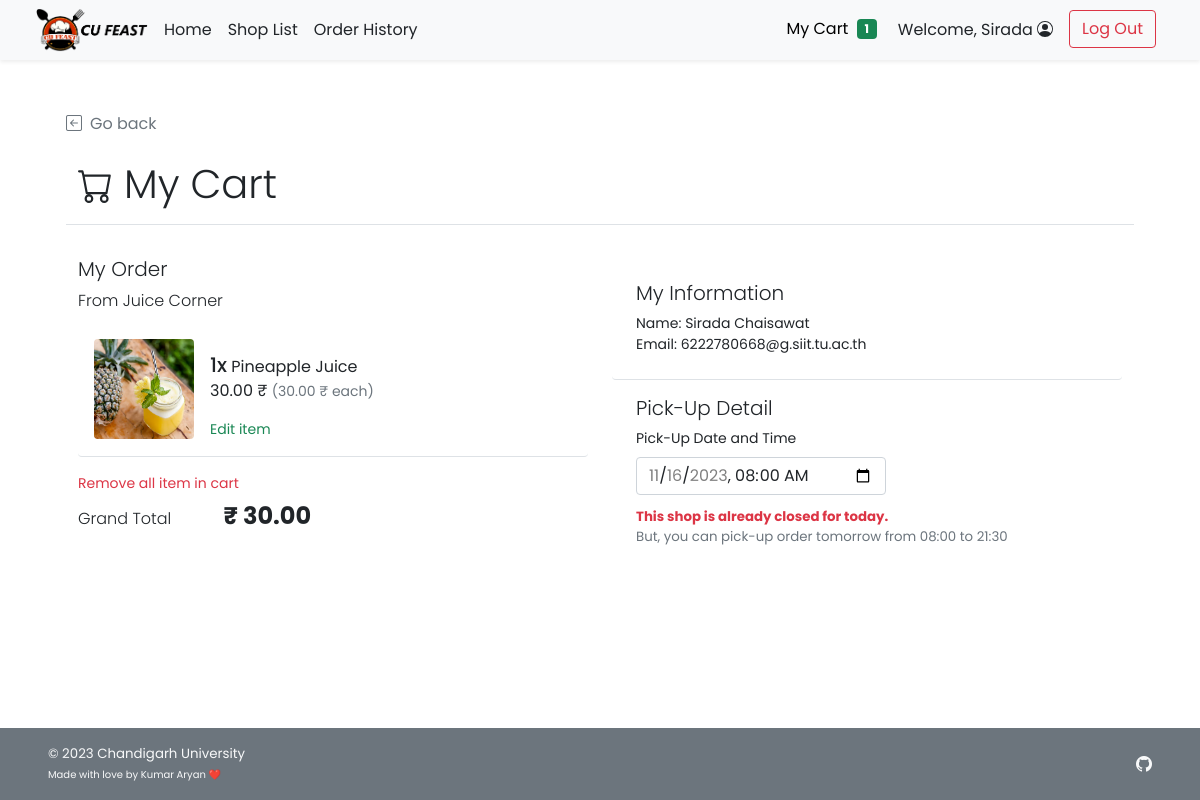
The app's page /cust_cart.php (signed in) with its own data.
### tables this page shows
CREATE TABLE `shop` (
  `s_id` int(11) NOT NULL,
  `s_username` varchar(45) NOT NULL,
  `s_pwd` varchar(45) NOT NULL,
  `s_name` varchar(100) NOT NULL,
  `s_location` varchar(100) NOT NULL,
  `s_openhour` time NOT NULL,
  `s_closehour` time NOT NULL,
  `s_status` tinyint(4) NOT NULL DEFAULT 1 COMMENT 'Shop ready for taking an order or not (True for open, False for close)',
  `s_preorderStatus` tinyint(4) NOT NULL DEFAULT 1 COMMENT 'Shop is ready for tomorrow pre-order or not',
  `s_email` varchar(100) NOT NULL,
  `s_phoneno` varchar(45) NOT NULL,
  `s_pic` text DEFAULT NULL
);

CREATE TABLE `cart` (
  `ct_id` int(11) NOT NULL,
  `c_id` int(11) NOT NULL,
  `s_id` int(11) NOT NULL,
  `f_id` int(11) NOT NULL,
  `ct_amount` int(11) NOT NULL,
  `ct_note` text NOT NULL
);

CREATE TABLE `food` (
  `f_id` int(11) NOT NULL,
  `s_id` int(11) NOT NULL,
  `f_name` varchar(100) NOT NULL,
  `f_price` decimal(6,2) NOT NULL,
  `f_todayavail` tinyint(4) NOT NULL DEFAULT 1 COMMENT 'Food is available to order or not',
  `f_preorderavail` tinyint(4) NOT NULL DEFAULT 1,
  `f_pic` text DEFAULT NULL
);

CREATE TABLE `customer` (
  `c_id` int(11) NOT NULL,
  `c_username` varchar(45) NOT NULL,
  `c_pwd` varchar(45) NOT NULL,
  `c_firstname` varchar(45) NOT NULL,
  `c_lastname` varchar(45) NOT NULL,
  `c_email` varchar(100) NOT NULL,
  `c_gender` varchar(1) NOT NULL COMMENT 'M for Male, F for Female',
  `c_type` varchar(3) NOT NULL COMMENT 'Type of customer in this canteen (STD for student, INS for instructor, STF for staff, GUE for guest, ADM for admin, OTH for other)'
);

### cust_cart.php (the view, shortened to what this page needs)
<!DOCTYPE html>
<html lang="en">
<head>
    <?php
    include("conn_db.php");
    include('head.php');
    $no_order = false;
    ?>
    <link href="css/main.css" rel="stylesheet">
    <link href="css/menu.css" rel="stylesheet">
</head>
<body class="d-flex flex-column h-100">
    <?php include('nav_header.php')?>
    <div class="container px-5 py-4" id="cart-body">
        <div class="row my-4">
            <a class="nav nav-item text-decoration-none text-muted mb-2" href="#" onclick="history.back();">
                <i class="bi bi-arrow-left-square me-2"></i>Go back
            </a>
            <h2 class="py-3 display-6 border-bottom">
                 My Cart
            </h2>
        </div>
        <?php
            $ct_query = "SELECT * FROM cart WHERE c_id = {$_SESSION['cid']}";
            $cart_numrow = $mysqli -> query($ct_query) -> num_rows;
            if($cart_numrow > 0){
        ?>
        <div class="row row-cols-1 row-cols-md-2 mb-5">
            <div class="col">
                <div class="row row-cols-1">
                    <div class="col">
                        <h5 class="fw-light">My Order</h5>
                        <p class="fw-light">From
                            <?php
                                $cart_query = "SELECT s_id,s_name,s_openhour,s_closehour,s_status,s_preorderstatus FROM shop s WHERE s_id = (SELECT s_id FROM cart WHERE c_id = {$_SESSION['cid']} LIMIT 0,1)";
                                $cart_result = $mysqli -> query($cart_query) -> fetch_array();
                                echo $cart_result["s_name"];
                                $shop_open = $cart_result["s_openhour"];
                                $shop_close = $cart_result["s_closehour"];
                                if($cart_result["s_status"]==0 && $cart_result["s_preorderstatus"]==0){
                                    $disable_shop = true;
                                }else{
                                    $disable_shop = false;
                                    if($cart_result["s_status"]==0){
                                        $disable_today = true;
                                    }else{
                                        $disable_today = false;
                                    }
                                    if($cart_result["s_preorderstatus"]==0){
                                        $disable_preorder = true;
                                    }else{
                                        $disable_preorder = false;
                                    }
                                }
                            ?>
                        </p>
                    </div>
                    <?php
                        $now_time = date("H:i");
                        $now_date = date("Y-m-d");
                        $tomorrow_date = (new Datetime($now_date)) -> add(new DateInterval("P1D")) -> format('Y-m-d');
                        $shop_open_arr = explode(":",$shop_open);
                        $shop_open = $shop_open_arr[0].":".$shop_open_arr[1];
                        $shop_close_arr = explode(":",$shop_close);
                        $shop_close = $shop_close_arr[0].":".$shop_close_arr[1];
                        if($now_time >= $shop_open && $now_time < $shop_close){
                            $shop_opening = true;
                        }else{
                            $shop_opening = false;
                        }
                        if($no_order){
                            $min_date = $now_date; $max_date = $now_date;
                            $min_time = $now_time; $min_time = $now_time;
                        }else{
                            if($disable_preorder){
                                $min_date = $now_date; $max_date = $now_date;
                                $min_time = $now_time; $max_time = $shop_close;
                            }else if($disable_today){
                                $min_date = $tomorrow_date; $max_date = $tomorrow_date;
                                $min_time = $shop_open; $max_time = $shop_close;
                            }else{
                                $max_date = $tomorrow_date;
                                $max_time = $shop_close;
                                if($now_time<$shop_open){
                                    $min_date = $now_date;
                                    $min_time = $shop_open;
                                }else if($now_time>$shop_close){
                                    $min_date = $tomorrow_date;
                                    $min_time = $shop_open;
                                }else{
                                    $min_date = $now_date;
                                    $min_time = $now_time;
                                }
                            }
                        }
                        $min_datetime = $min_date."T".$min_time;
                        $max_datetime = $max_date."T".$max_time;
                    ?>
                    <div class="col">
                        <ul class="list-group">
                            <?php
                                $cartdetail_query = "SELECT ct.ct_amount,ct.f_id,f_pic,f.f_name,f.f_price,ct.ct_note,f_todayavail,f_preorderavail
                                FROM cart ct INNER JOIN food f ON ct.f_id = f.f_id WHERE ct.c_id = {$_SESSION['cid']}";
                                $cartdetail_result = $mysqli -> query($cartdetail_query);
                                while($row = $cartdetail_result -> fetch_array()){
                            ?>
                            <li
                                class="list-group-item d-flex border-0 pb-3 border-bottom w-100 justify-content-between align-items-center">
                                <div class="image-parent">
                                    <img <?php
                                        if(is_null($row["f_pic"])){echo "src='img/default.png'";}
                                        else{echo "src=\"img/{$row['f_pic']}\"";}
                                    ?> class="img-fluid rounded" style="width: 100px; height:100px; object-fit:cover;"
                                        alt="quixote">
                                </div>
                                <div class="ms-3 mt-3 me-auto">
                                    <div class="fw-normal"><span class="h5"><?php echo $row["ct_amount"]?>x</span>
                                        <?php echo $row["f_name"]?>
                                        <p><?php printf("%.2f ₹ <small class='text-muted'>(%.2f ₹ each)</small>",$row["f_price"]*$row["ct_amount"],$row["f_price"])?><br />
                                                <?php
                                                    $rmv_link = false;
                                                        ?>
                                        </p>
                                        <?php if($rmv_link){?>
                                        <a href="remove_cart_item.php?rmv=1&s_id=<?php echo $cart_result["s_id"];?>&f_id=<?php echo $row["f_id"];?>"
                                            class="text-decoration-none text-danger nav nav-item small">Remove item</a>
                                        <?php }else {?>
                                        <a href="cust_update_cart.php?s_id=<?php echo $cart_result["s_id"];?>&f_id=<?php echo $row["f_id"];?>"
                                            class="text-decoration-none text-success nav nav-item small">Edit item</a>
                                        <?php } ?>
                                    </div>
                            </li>
                            <?php } ?>
                        </ul>
                        <div class="col my-3">
                            <ul class="list-inline justify-content-between">
                                <li class="list-item mb-2">
                                    <a href="remove_cart_all.php?rmv=1&s_id=<?php echo $cart_result["s_id"];?>"
                                        class="nav nav-item text-danger text-decoration-none small" name="rmv_all" id="rmv_all">
                                        Remove all item in cart
                                    </a>
                                </li>
                                <li class="list-inline-item fw-light me-5">Grand Total</li>
                                <li class="list-inline-item fw-bold h4">
                                    <?php
                                        $gt_query = "SELECT SUM(ct.ct_amount*f.f_price) AS grandtotal FROM cart ct INNER JOIN food f
                                        ON ct.f_id = f.f_id WHERE ct.c_id = {$_SESSION['cid']} GROUP BY ct.c_id";
                                        $gt_arr = $mysqli -> query($gt_query) -> fetch_array();
                                        $order_cost = $gt_arr["grandtotal"];
                                        printf("₹ %.2f ",$order_cost);
                                    ?>
                                </li>
                            </ul>
                        </div>
                    </div>
                </div>
            </div>
            <div class="col mt-3 mt-md-0">
                <div class="row row-cols-1">
                    <div class="col mb-3">
                        <div class="card p-2 p-md-4 border-0 border-bottom">
                            <h5 class="card-title fw-light">My Information</h5>
                            <ul class="card-text list-unstyled m-0 p-0 small">
                                <?php
                                    $cust_query = "SELECT c_email FROM customer WHERE c_id = {$_SESSION['cid']} LIMIT 0,1";
                                    $cust_arr = $mysqli -> query($cust_query) -> fetch_array();
                                ?>
                                <li>Name: <?php echo $_SESSION["firstname"]." ".$_SESSION["lastname"]; ?></li>
                                <li>Email: <?php echo $cust_arr["c_email"]?> </li>
                            </ul>
                        </div>
                    </div>
                    <form method="POST" action="add_order.php">
                        <div class="col mb-1">
                            <div class="card px-2 px-md-4 pb-1 pb-md-2 border-0">
                                <h5 class="card-title fw-light">Pick-Up Detail</h5>
                                <label for="pickuptime" class="form-label small">Pick-Up Date and Time</label>
                                <input type="datetime-local" class="form-control" name="pickuptime" id="pickuptime"
                                    min="<?php echo $min_datetime?>" max="<?php echo $max_datetime?>"
                                    value="<?php echo $min_datetime?>"
                                    <?php if($no_order){echo "disabled";}?>
                                >
                                <div id="passwordHelpBlock" class="form-text smaller-font pt-2">
                                    <ul class="list-unstyled">
                                        <?php
                                            $shop_timerange = $shop_open." to ".$shop_close;
                                            if($disable_shop || ($disable_preorder && !$shop_opening)){
                                        ?>
                                        <li class="list-item text-danger fw-bold">This shop is not accepting any order.</li>
                                        <?php }else{
                                                if($disable_today){
                                            ?>
                                        <li class="list-item text-danger fw-bold">This shop is not accepting order for today.</li>
                                        <li class="list-item">But, you can pick-up order tomorrow from <?php echo $shop_timerange;?></li>
                                        <?php } else if($disable_preorder){
                                        ?>
                                        <li class="list-item">You can order from this shop until<?php echo $shop_close?></li>
                                        <li class="list-item text-danger fw-bold">But, this shop is not accepting any pre-order.</li>
                                        <?php } else {
                                                    if($shop_opening){
                                        ?>
                                        <li class="list-item">You can order from this shop until <?php echo $shop_close?></li>
                                        <li class="list-item">Also, you can pick-up order tomorrow from <?php echo $shop_timerange;?></li>
                                        <?php       }else if($now_time<$shop_open){
                                                     ?>
                                        <li class="list-item">This shop will open today from <?php echo $shop_timerange;?>.</li>
                                        <li class="list-item">You can also pick-up order tomorrow from <?php echo $shop_timerange;?></li>
                                        <?php       }else{  ?>
                                        <li class="list-item text-danger fw-bold">This shop is already closed for today.</li>
                                        <li class="list-item">But, you can pick-up order tomorrow from <?php echo $shop_timerange;?></li>
                                        <?php }
                                                }
                                            }
                                        ?>
                                    </ul>
                                </div>
                            </div>
                        </div>
                    </form>
                </div>
            </div>
        </div>
        <?php } ?>
    </div>
    <footer
       class="footer d-flex flex-wrap justify-content-between align-items-center px-5 py-3 mt-auto bg-secondary text-light">
        <span class="smaller-font">&copy; 2023 Chandigarh University<br /><span class="xsmall-font">Made with love by Kumar Aryan ❤️</span></span>
        <ul class="nav justify-content-end list-unstyled d-flex">
            <li class="ms-3"><a class="text-light" target="_blank" href="https://github.com/kumararyan0530"><i
                        class="bi bi-github"></i></a></li>
        </ul>
    </footer>
</body>
</html>

### css/main.css (style rules this page uses)
html { height: 100%; }
body { height: 100%; padding-top: 4rem; margin-bottom: -50px; font-family: 'Poppins', 'Noto Sans Thai', sans-serif; }
a { cursor: pointer; }
.bi { vertical-align: -.125em; fill: currentColor; }
.smaller-font { font-size: smaller; }
.xsmall-font { font-size: x-small; }

### css/menu.css (style rules this page uses)
html, body { height: 100%; }
.image-parent { max-width: 100px; }
input[type="datetime-local"] { max-width: 250px; }

### records on screen
shop: s_name "Juice Corner", pickuptime "11/16/2023 08:00", shop_timerange "08:00 to 21:30"
cart: f.f_pic (picture), ct_amount "1", f.f_name "Pineapple Juice", $row['f_price']*$row['ct_amount'] "30.00", f.f_price "30.00"
customer: c_email "6222780668@g.siit.tu.ac.th"

### other values on screen
$incart_amt "1"
$_SESSION['firstname'] "Sirada"
$order_cost "30.00"
$_SESSION["firstname"] "Sirada"
$_SESSION["lastname"] "Chaisawat"
